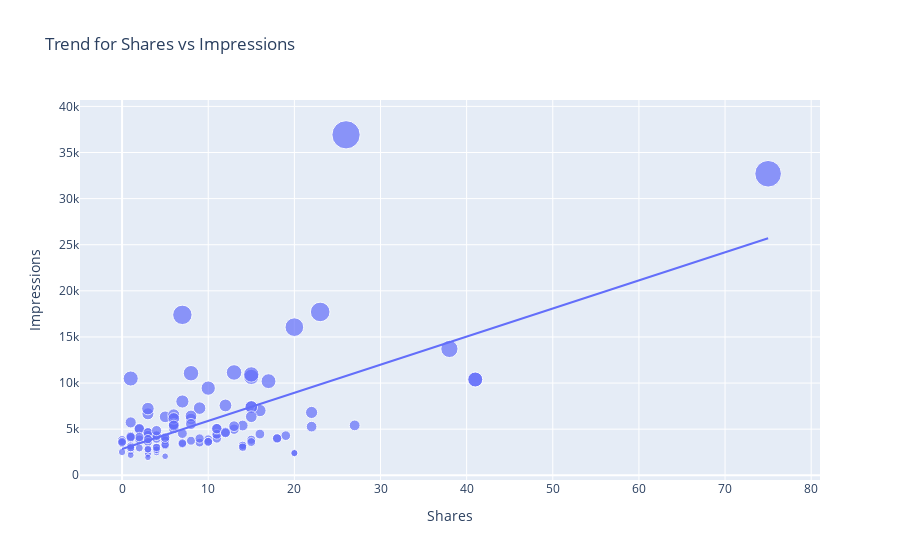

The cell this chart's notebook holds for it:
### Code cell
ols_plot(data=df, column_x="Shares", column_y="Impressions", title="Trend for Shares vs Impressions")
